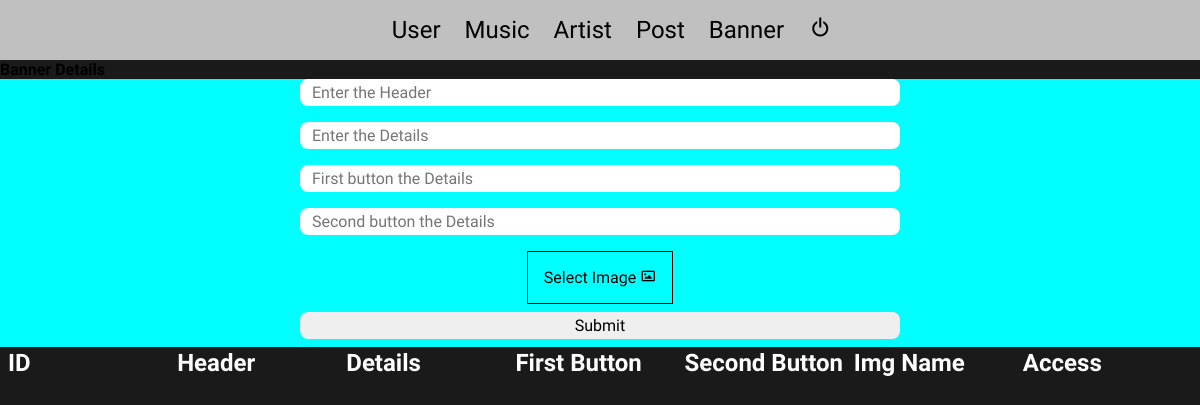
The app's page /adminbanner.php (signed in), older data.
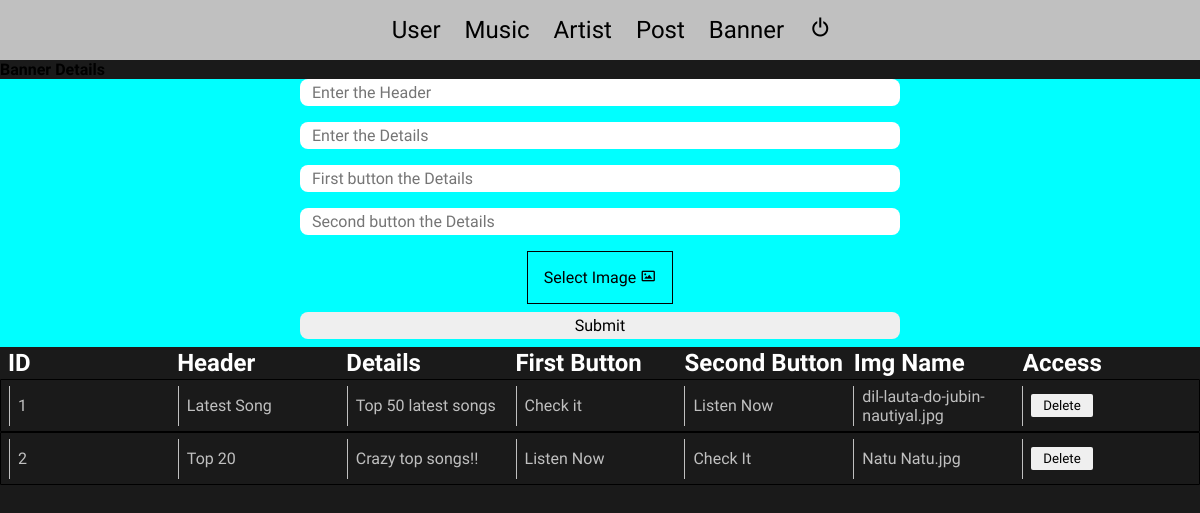
The same page, newer data.
### tables this page shows
CREATE TABLE `banner` (
  `id` int(11) NOT NULL,
  `Header` varchar(100) NOT NULL,
  `Details` varchar(100) NOT NULL,
  `f_btn` varchar(100) NOT NULL,
  `s_btn` varchar(100) NOT NULL,
  `banner_img` varchar(100) NOT NULL
);

### adminbanner.php (the view, shortened to what this page needs)
<?php
    $con = mysqli_connect("localhost","root","","users");
    if(isset($_SESSION['a_email'])){
?>
<!DOCTYPE html>
<html lang="en">
<head>
</head>
<body>
    <nav>
        <a href="user_data.php">User</a>
        <a href="adminmusic.php">Music</a>
        <a href="adminartist.php">Artist</a>
        <a href="adminpost.php">Post</a>
        <a href="adminbanner.php">Banner</a>
        <a href="logout.php"><i class='bx bx-power-off'></i></a>
    </nav>
    <h1>Banner Details</h1>
    <div class="upload">
    <form action="" method="POST" enctype="multipart/form-data">
        <input type="text" placeholder="Enter the Header" name="b_head" required />
        <input type="text" placeholder="Enter the Details" name="b_des" required />
        <input type="text" placeholder="First button the Details" name="f_btn" required />
        <input type="text" placeholder="Second button the Details" name="s_btn" required />
        <div class="image_section">
                        <label for="Image">
                            Select Image
                            <i class='bx bx-image' ></i>
                        </label>
        </div>
        <input type="submit" name="b_sub">
    </form>
    </div>
    <section class="user" id="user_head">
        <div class="user_head">
            <h3>ID</h3>
            <h3>Header</h3>
            <h3>Details</h3>
            <h3>First Button</h3>
            <h3>Second Button</h3>
            <h3>Img Name</h3>
            <h3>Access</h3>
        </div>
        </section>
        <section class="data" id="data">
            <?php
            $music_data = mysqli_query($con, "select *  from banner");
            while ($m_data = mysqli_fetch_array($music_data)) {
                ?>
                <div class="d_data">
                    <div class="table_data">
                        <p>
                            <?php echo $m_data['id'] ?>
                        </p>
                    </div>
                    <div class="table_data">
                        <p>
                            <?php echo $m_data['Header'] ?>
                        </p>
                    </div>
                    <div class="table_data">
                        <p>
                            <?php echo $m_data['Details'] ?>
                        </p>
                    </div>
                    <div class="table_data">
                        <p>
                            <?php echo $m_data['f_btn'] ?>
                        </p>
                    </div>
                    <div class="table_data">
                        <p>
                            <?php echo $m_data['s_btn'] ?>
                        </p>
                    </div>
                    <div class="table_data">
                        <p>
                            <?php echo $m_data['banner_img'] ?>
                        </p>
                    </div>
                    <div class="table_data">
                        <form action="" method="POST">
                            <button type="submit" value="<?php echo $m_data['id'] ?>" name="del">Delete</button>
                        </form>
                    </div>
                </div>
                <?php
                }
                ?>
            </section>
    <?php
        }else{
            header('location:login.php');
        }
    ?>
</body>
</html>

Row changes from the older to the newer data that the page shows:
added banner: id "1", Header "Latest Song", Details "Top 50 latest songs", f_btn "Check it", s_btn "Listen Now", banner_img "dil-lauta-do-jubin-nautiyal.jpg"
added banner: id "2", Header "Top 20", Details "Crazy top songs!!", f_btn "Listen Now", s_btn "Check It", banner_img "Natu Natu.jpg"
